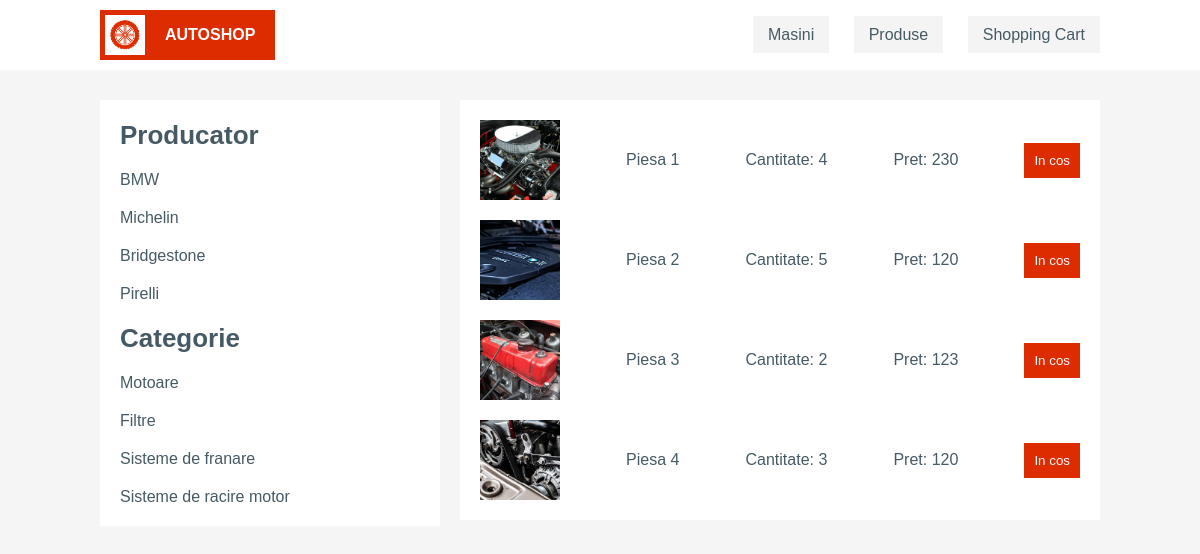
Page /carSite/products.php on the committed database.
### tables this page shows
CREATE TABLE `manufacturer` (
  `id` int(11) NOT NULL,
  `name` varchar(100) NOT NULL
);

CREATE TABLE `category` (
  `id` int(11) NOT NULL,
  `name` varchar(50) NOT NULL
);

CREATE TABLE `catalog` (
  `id` int(11) NOT NULL,
  `name` varchar(200) NOT NULL,
  `manufacturer` int(200) NOT NULL,
  `img` varchar(200) NOT NULL,
  `count` int(11) NOT NULL,
  `price` double NOT NULL,
  `category` int(11) NOT NULL
);

### carSite/elements/products.php (called while the page is built, shortened)
<?php
    $filter = false;
    $manufacturer = '';
    $category = '';
    $filterUrl = '?filter=true';
    if($filter and $category){
        $catalog = $db->prepare('SELECT catalog.id, catalog.name, catalog.img, catalog.count, catalog.price FROM catalog INNER JOIN category ON catalog.category = category.id WHERE catalog.category = :id');
        $catalog->execute(array("id" => $category));
    }
    elseif($filter and $manufacturer){
        $catalog = $db->prepare('SELECT catalog.id, catalog.name, catalog.img, catalog.count, catalog.price FROM catalog INNER JOIN manufacturer ON catalog.manufacturer = manufacturer.id WHERE catalog.manufacturer = :id');
        $catalog->execute(array("id" => $manufacturer));
    }
    else{
        $catalog = $db->prepare('SELECT * FROM catalog');
        $catalog->execute();
    }
    $manufacturer = $db->prepare('SELECT * FROM manufacturer');
    $manufacturer->execute();
    $category = $db->prepare('SELECT * FROM category');
    $category->execute();
?>

### carSite/products.php (the view, shortened to what this page needs)
<?php
    require_once 'elements/database.php';
    require_once 'elements/products.php'
?>
<!DOCTYPE html>
<html>
<head>
    <link rel="stylesheet" href="style/style.css" />
</head>
<body>
    <?php
        require_once 'elements/menu.php';
    ?>
    <div class="cars_block">
        <div>
        <div class="product_block filter">
            <div class="product_title">Producator</div>
            <?php
            while($row = $manufacturer->fetch(PDO::FETCH_ASSOC)){
                extract($row);
                echo '<div><a href="/products.php'.$filterUrl.'&manufacturer='.$id.'">'.$name.'</a></div>';
            }
            ?>
            <div class="product_title">Categorie</div>
            <?php
            while($row = $category->fetch(PDO::FETCH_ASSOC)){
                extract($row);
                echo '<div><a href="/products.php'.$filterUrl.'&category='.$id.'">'.$name.'</a></div>';
            }
            ?>
        </div>
        </div>
        <div>
        <div class="product_block products">
        <?php
            while($row = $catalog->fetch(PDO::FETCH_ASSOC)){
                extract($row);
                echo '<div class="product_list">';
                echo '<div class="product_img" style="background-image: url('.$img.')"></div>';
                echo '<div>'.$name.'</div>';
                echo '<div>Cantitate: '.$count.'</div>';
                echo '<div>Pret: '.$price.'</div>';
                echo '<div><a href="/cart.php?do=add&id='.$id.'"><button>In cos</button></a></div>';
                echo '</div>';
            }
        ?>
        </div>
        </div>
    </div>
</body>
</html>

### carSite/elements/menu.php
<div class="menu">
    <div class="sub_menu">
        <a href="/">
            <div class="logo_block">
                <div class="logo"></div>
                <div class="logo_text">AUTOSHOP</div>
            </div>
        </a>
        <div class="menu_list">
            <ul>
                <a href="/#cars"><li>Masini</li></a>
                <a href="/products.php"><li>Produse</li></a>
                <a href="/cart.php"><li>Shopping Cart</li></a>
            </ul>
        </div>
    </div>
</div>

### carSite/style/style.css (style rules this page uses)
body { background: #f5f5f5; color: #455A64; font-family: Arial; margin: 0; }
.menu { background: white; }
a { color: #455A64; text-decoration: none; }
button { outline: none; }
.sub_menu { display: flex; justify-content: space-between; align-items: center; width: 1000px; padding: 10px 0; margin: auto; }
.logo_block { display: flex; align-items: center; }
.logo { width: 40px; height: 40px; background: url(/img/elements/logo.png) no-repeat center; background-size: 80%; border: 5px solid #DD2C00; }
.logo_text { display: flex; align-items: center; height: 50px; font-weight: bold; font-size: 16px; background: #DD2C00; color: white; padding: 0 20px; padding-left: 15px; }
.menu_list ul a li { display: inline; padding: 10px 15px; background-color: #f4f4f4; margin-left: 20px; }
.cars_block { display: flex; justify-content: space-between; width: 1000px; margin: 30px auto; }
.product_block { padding: 20px; background: white; }
.filter { width: 300px; }
.products { width: 600px; }
.product_list { display: flex; justify-content: space-between; align-items: center; height: 80px; margin-top: 20px; }
.product_list:first-child { margin-top: 0; }
.product_img { width: 80px; height: 80px; background-size: cover; background-repeat: no-repeat; background-position: center; }
.product_list div button { border: 0; background: #DD2C00; color: white; padding: 10px; }
.product_title { font-size: 26px; font-weight: bold; }
.filter div { margin-top: 20px; }
.filter div:first-child { margin-top: 0; }

### rows in the picture
manufacturer: name "BMW"
manufacturer: name "Michelin"
manufacturer: name "Bridgestone"
manufacturer: name "Pirelli"
category: name "Motoare"
category: name "Filtre"
category: name "Sisteme de franare"
category: name "Sisteme de racire motor"
catalog: img (picture), name "Piesa 1", count "4", price "230"
catalog: img (picture), name "Piesa 2", count "5", price "120"
catalog: img (picture), name "Piesa 3", count "2", price "123"
catalog: img (picture), name "Piesa 4", count "3", price "120"
